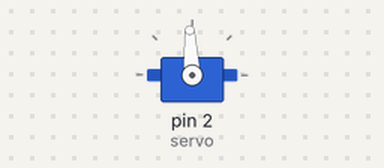
This sketch was run on a simulated Arduino Uno, built with avr-gcc and run on an emulated ATmega328P. Shown: servo.

Above: at 0.05 s.
Timing chart, 0 to 3.0 s (numbered marks = the images above):
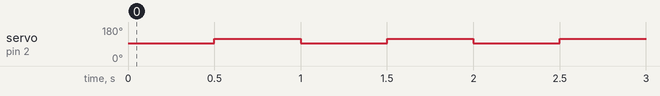

The sketch:

Q1.ino
```cpp
#include <Servo.h>

Servo servo;
void setup() {
  //pin of servo attached to bord
  servo.attach(2);
}

void loop() {
  //1000 means -180 degree
  //2000 means 180 degree
  //switches between 0 and 90
  //1500 means 0 degree
  //1750 means 90 degree
  servo.writeMicroseconds(1500);
  delay(500);
  servo.writeMicroseconds(1750);
  delay(500);
}
```

Measured:
- by itself, servo on pin 2 (servo): alternates 117° for 0.50 s and 93° for 0.50 s
